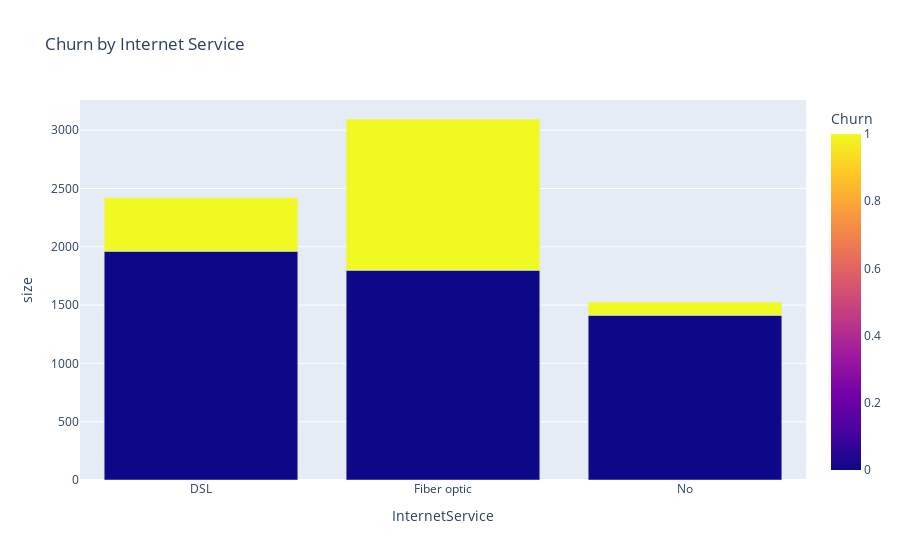

The cell this chart's notebook holds for it:
### Code cell
InternetDf = df[['InternetService','Churn']].groupby(by=['InternetService','Churn'], as_index=False).size()
fig = px.bar(InternetDf, x="InternetService", y="size", color="Churn", title="Churn by Internet Service",height=500)
fig.show()

### Figure 1 — Plotly figure (JSON) as saved in the notebook; plotly's stock layout.template omitted (floating-point values rounded to 4 significant figures)
{"data": [{"alignmentgroup": "True", "hovertemplate": "InternetService=%{x}<br>size=%{y}<br>Churn=%{marker.color}<extra></extra>", "legendgroup": "", "marker": {"color": [0, 1, 0, 1, 0, 1], "coloraxis": "coloraxis", "pattern": {"shape": ""}}, "name": "", "offsetgroup": "", "orientation": "v", "showlegend": false, "textposition": "auto", "type": "bar", "x": ["DSL", "DSL", "Fiber optic", "Fiber optic", "No", "No"], "xaxis": "x", "y": [1962, 459, 1799, 1297, 1413, 113], "yaxis": "y"}], "layout": {"autosize": true, "barmode": "relative", "coloraxis": {"colorbar": {"title": {"text": "Churn"}}, "colorscale": [[0, "#0d0887"], [0.1111, "#46039f"], [0.2222, "#7201a8"], [0.3333, "#9c179e"], [0.4444, "#bd3786"], [0.5556, "#d8576b"], [0.6667, "#ed7953"], [0.7778, "#fb9f3a"], [0.8889, "#fdca26"], [1, "#f0f921"]]}, "legend": {"tracegroupgap": 0}, "title": {"text": "Churn by Internet Service"}, "xaxis": {"anchor": "y", "autorange": true, "domain": [0, 1], "range": [-0.5, 2.5], "title": {"text": "InternetService"}, "type": "category"}, "yaxis": {"anchor": "x", "autorange": true, "domain": [0, 1], "range": [0, 3259.0], "title": {"text": "size"}, "type": "linear"}}}
